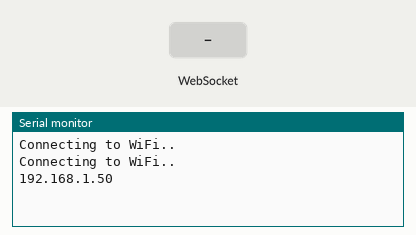
This program was run on a simulated ESP32. Parts: the last lines printed to the serial monitor. Inputs (shaded band) come from the test bench. WiFi joins after 1.5 s; servers stay silent unless stated.

Above: at 3.2 s.
3.3 s: WebSocket text "1" received
At 4.5 s:
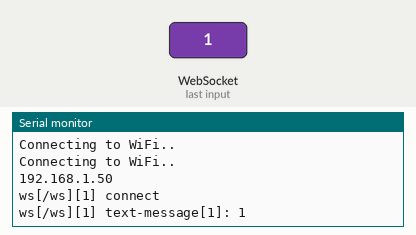
4.8 s: WebSocket text "0" received
At 5.8 s:
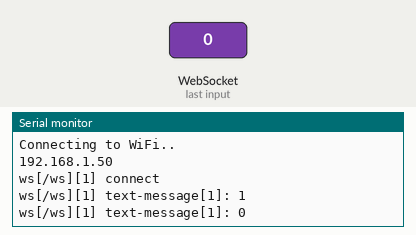
6.3 s: WebSocket text "2" received
At 6.9 s:
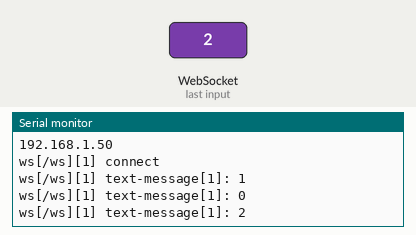

Measured:
- after the input at 3.3 s, the serial monitor: prints a new line at once (image 1)
- after the input at 4.8 s, the serial monitor: prints a new line at once (image 2)
- after the input at 6.3 s, the serial monitor: prints a new line at once (image 3)

The program:

main.cpp
```cpp
#include <Arduino.h>
#include "WiFi.h"
#include "ESPAsyncWebServer.h"

const char *ssid = "Viettel Telecom";  //"yourNetworkName";
const char *password = "dat123456789"; // "yourNetworkPassword";

AsyncWebServer server(80);

AsyncWebSocket ws("/ws");

void onWsEvent(AsyncWebSocket *server, AsyncWebSocketClient *client, AwsEventType type, void *arg, uint8_t *data, size_t len)
{
  if (type == WS_EVT_CONNECT)
  {
    Serial.printf("ws[%s][%u] connect\n", server->url(), client->id());
    client->printf("Hello Client %u 🙂", client->id());
    client->ping();
  }
  else if (type == WS_EVT_DISCONNECT)
  {
    Serial.printf("ws[%s][%u] disconnect\n", server->url(), client->id());
  }
  else if (type == WS_EVT_ERROR)
  {
    Serial.printf("ws[%s][%u] error(%u): %s\n", server->url(), client->id(), *((uint16_t *)arg), (char *)data);
  }
  else if (type == WS_EVT_PONG)
  {
    Serial.printf("ws[%s][%u] pong[%u]: %s\n", server->url(), client->id(), len, (len) ? (char *)data : "");
  }
  else if (type == WS_EVT_DATA)
  {
    AwsFrameInfo *info = (AwsFrameInfo *)arg;
    String msg = "";
    if (info->final && info->index == 0 && info->len == len)
    {
      // the whole message is in a single frame and we got all of it's data
      Serial.printf("ws[%s][%u] %s-message[%llu]: ", server->url(), client->id(), (info->opcode == WS_TEXT) ? "text" : "binary", info->len);
      if (info->opcode == WS_TEXT)
      {
        for (size_t i = 0; i < info->len; i++)
        {
          msg += (char)data[i];
        }
      }
      else
      {
        char buff[3];
        for (size_t i = 0; i < info->len; i++)
        {
          sprintf(buff, "%02x ", (uint8_t)data[i]);
          msg += buff;
        }
      }
      Serial.printf("%s\n", msg.c_str());
      if (info->opcode == WS_TEXT)
        client->text("I got your text message");
      else
        client->binary("I got your binary message");
    }
    else
    {
      // message is comprised of multiple frames or the frame is split into multiple packets
      if (info->index == 0)
      {
        if (info->num == 0)
          Serial.printf("ws[%s][%u] %s-message start\n", server->url(), client->id(), (info->message_opcode == WS_TEXT) ? "text" : "binary");
        Serial.printf("ws[%s][%u] frame[%u] start[%llu]\n", server->url(), client->id(), info->num, info->len);
      }
      Serial.printf("ws[%s][%u] frame[%u] %s[%llu - %llu]: ", server->url(), client->id(), info->num, (info->message_opcode == WS_TEXT) ? "text" : "binary", info->index, info->index + len);
      if (info->opcode == WS_TEXT)
      {
        for (size_t i = 0; i < len; i++)
        {
          msg += (char)data[i];
        }
      }
      else
      {
        char buff[3];
        for (size_t i = 0; i < len; i++)
        {
          sprintf(buff, "%02x ", (uint8_t)data[i]);
          msg += buff;
        }
      }
      Serial.printf("%s\n", msg.c_str());
      if ((info->index + len) == info->len)
      {
        Serial.printf("ws[%s][%u] frame[%u] end[%llu]\n", server->url(), client->id(), info->num, info->len);
        if (info->final)
        {
          Serial.printf("ws[%s][%u] %s-message end\n", server->url(), client->id(), (info->message_opcode == WS_TEXT) ? "text" : "binary");
          if (info->message_opcode == WS_TEXT)
            client->text("I got your text message");
          else
            client->binary("I got your binary message");
        }
      }
    }
  }
}
void setup()
{
  Serial.begin(115200);
  WiFi.begin(ssid, password);
  while (WiFi.status() != WL_CONNECTED)
  {
    delay(1000);
    Serial.println("Connecting to WiFi..");
  }
  Serial.println(WiFi.localIP());
  ws.onEvent(onWsEvent);
  server.addHandler(&ws);
  server.begin();
}
void loop()
{
  ws.cleanupClients();
}
```
